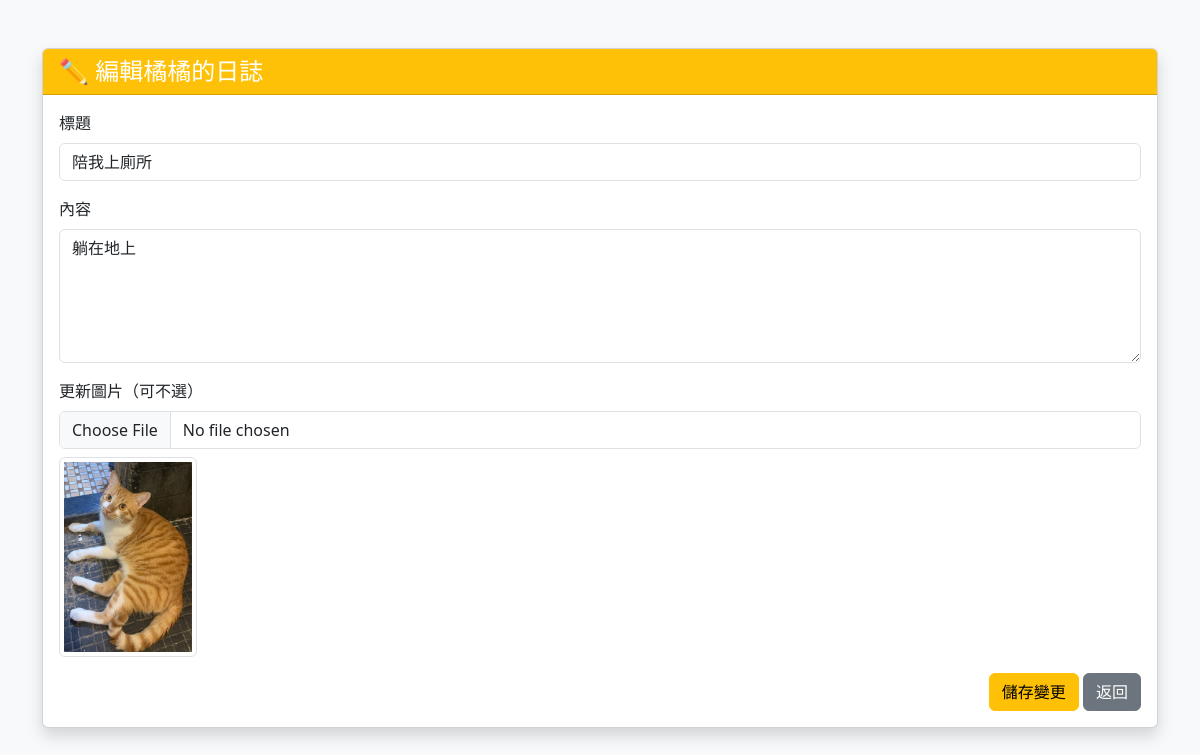
Screenshot of /diary_edit.php?id=1 (signed in) with the database file from the repository.
### tables this page shows
CREATE TABLE `pet_diary` (
  `id` int(11) NOT NULL,
  `pet_id` int(11) DEFAULT NULL,
  `date` date DEFAULT NULL,
  `title` varchar(100) DEFAULT NULL,
  `content` text DEFAULT NULL,
  `image_path` varchar(255) DEFAULT NULL,
  `created_at` datetime DEFAULT current_timestamp()
);

CREATE TABLE `pets` (
  `id` int(11) NOT NULL,
  `user_id` int(11) DEFAULT NULL,
  `name` varchar(50) NOT NULL,
  `type` varchar(30) DEFAULT NULL,
  `gender` enum('公','母') DEFAULT NULL,
  `birth_date` date DEFAULT NULL,
  `photo_path` varchar(255) DEFAULT NULL,
  `created_at` datetime DEFAULT current_timestamp()
);

### diary_edit.php (the view, shortened to what this page needs)
<?php
include "pdo.php";
$id = $_GET["id"] ?? null;
$sql = "select d.* ,p.name as pet_name
      from pet_diary d
      join pets p on d.pet_id=p.id
      where d.id = ? and p.user_id =?";
$stmt = $conn->prepare($sql);
$stmt->execute([$id, $_SESSION["user_id"]]);
$diary = $stmt->fetch();
?>
<!DOCTYPE html>
<html lang="en">
<head>
    <link href="https://cdn.jsdelivr.net/npm/bootstrap@5.3.3/dist/css/bootstrap.min.css" rel="stylesheet">
</head>
<body class="bg-light">
    <div class="container mt-5">
        <div class="card shadow">
            <div class="card-header bg-warning text-white">
                <h4 class="mb-0">✏️ 編輯<?= $diary['pet_name'] ?>的日誌</h4>
            </div>
            <div class="card-body">
                <form action="api.php?do=update_diary" method="post" enctype="multipart/form-data">
                    <div class="mb-3">
                        <label class="form-label">標題</label>
                        <input type="text" name="title" class="form-control" value="<?= $diary['title'] ?>">
                    </div>
                    <div class="mb-3">
                        <label class="form-label">內容</label>
                        <textarea name="content" rows="5" class="form-control" required><?= $diary['content'] ?></textarea>
                    </div>
                    <div class="mb-3">
                        <label class="form-label">更新圖片（可不選）</label>
                        <input type="file" name="image" class="form-control" accept="image/*">
                        <?php if (!empty($diary["image_path"])): ?>
                            <img src="<?= $diary['image_path'] ?>" class="img-thumbnail mt-2 " style="height: 200px; object-fit: cover;"><br>
                        <?php endif; ?>
                    </div>
                    <div class="text-end">
                        <button type="submit" class="btn btn-warning">儲存變更</button>
                        <a href="diary_list.php?pet_id=<?= $diary['pet_id'] ?>" class="btn btn-secondary">返回</a>
                    </div>
            </div>
        </div>
    </div>
</body>
</html>

### rows the page displays
pet_diary: pet.name "橘橘", title "陪我上廁所", content "躺在地上", image_path (picture)
